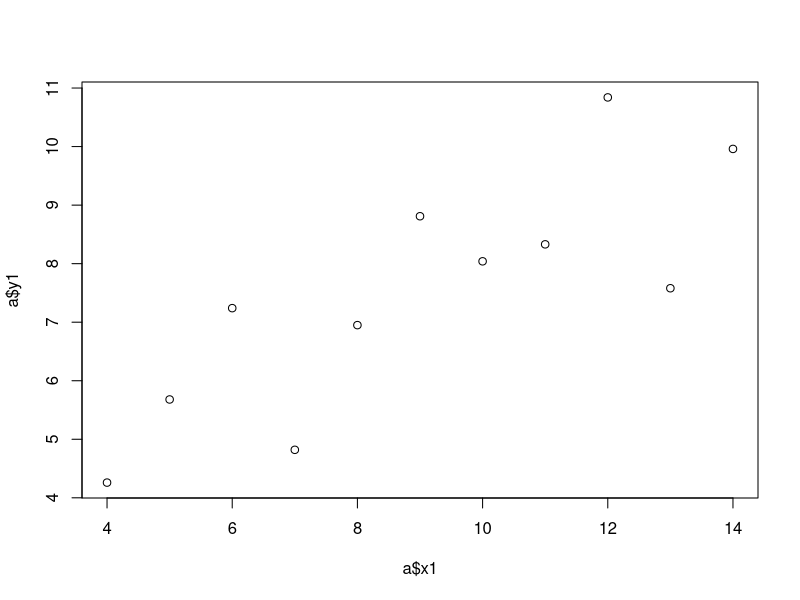

This chart was generated by the following R code: (Note: this script raises an error after producing the figure.)
View(anscombe)
a <- anscombe
mean(a$x1)
plot(a$x1,a$y1)
lm(y1~x1,a)
#2 represents column, 1 arrow, try to replace mean with sd
apply(a,2,mean)

data()
view(faithful)
f<- faithful
str(f)
hist(f$eruption,breaks = 20)
 
#assignment: change str of anscombe, get tidydata

#diff一阶差分, sign取符号
mean(sign(diff(x))==sign(diff(y)))
#用向量的思维表示一阶差分
y <- c(NA, x[-1]-x[-length(x)]) 